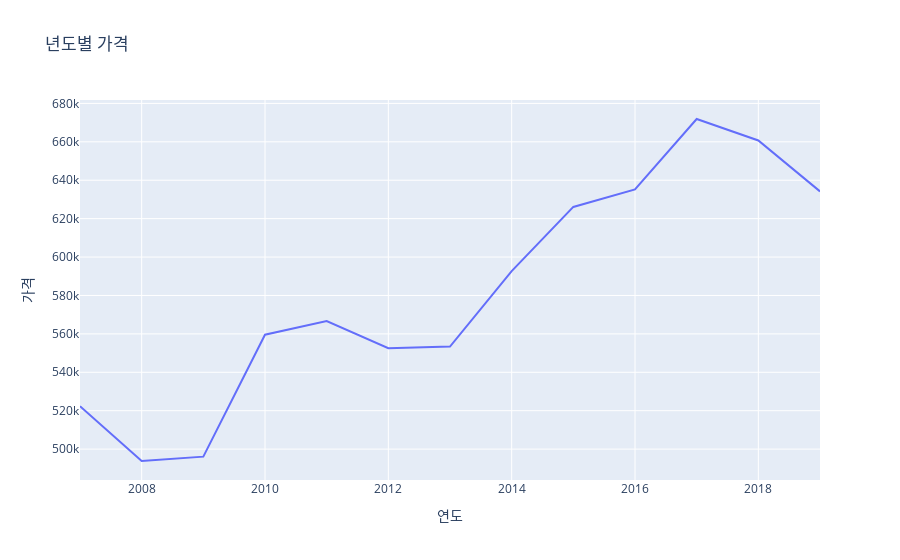

Notebook code for this chart:
### Code cell
fig = px.line(result, x=result.index, y=result.values, title='년도별 가격')

fig.update_layout(xaxis_title='연도',
                  yaxis_title='가격'
                  )
fig.show()

### Figure 1 — Plotly figure (JSON) as saved in the notebook; plotly's stock layout.template omitted (floating-point values rounded to 4 significant figures)
{"data": [{"hovertemplate": "year=%{x}<br>y=%{y}<extra></extra>", "legendgroup": "", "line": {"color": "#636efa", "dash": "solid"}, "marker": {"symbol": "circle"}, "mode": "lines", "name": "", "orientation": "v", "showlegend": false, "type": "scatter", "x": [2007, 2008, 2009, 2010, 2011, 2012, 2013, 2014, 2015, 2016, 2017, 2018, 2019], "xaxis": "x", "y": [522400.0, 493800.0, 496100.0, 559600.0, 566700.0, 552500.0, 553400.0, 592700.0, 626100.0, 635200.0, 671900.0, 660700.0, 634200.0], "yaxis": "y"}], "layout": {"legend": {"tracegroupgap": 0}, "title": {"text": "년도별 가격"}, "xaxis": {"anchor": "y", "domain": [0, 1], "title": {"text": "연도"}}, "yaxis": {"anchor": "x", "domain": [0, 1], "title": {"text": "가격"}}}}
